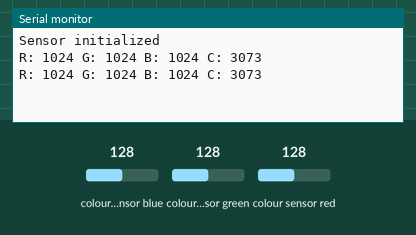
Recording of a sketch running on a simulated Arduino Uno, built with avr-gcc and run on an emulated ATmega328P. Parts: the last lines printed to the serial monitor. Inputs (shaded band) come from the test bench; at power-on: colour sensor blue 128, colour sensor green 128, colour sensor red 128.

Above: at 1.9 s.
2.0 s: colour sensor blue set to 5
At 3.0 s:
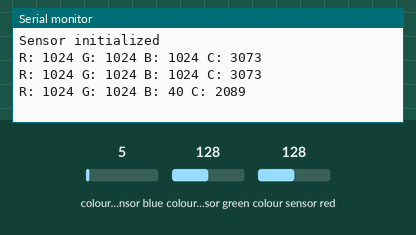
3.5 s: colour sensor green set to 5
At 4.7 s:
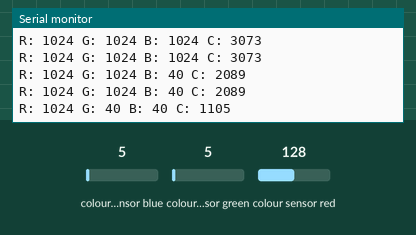
5.0 s: colour sensor red set to 5
At 6.2 s:
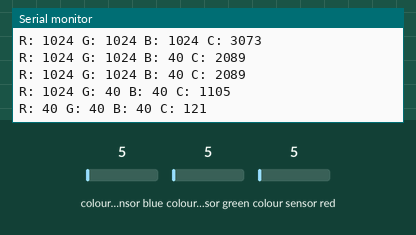
Timing chart, 0 to 8.0 s (numbered marks = the images above; inputs shaded):
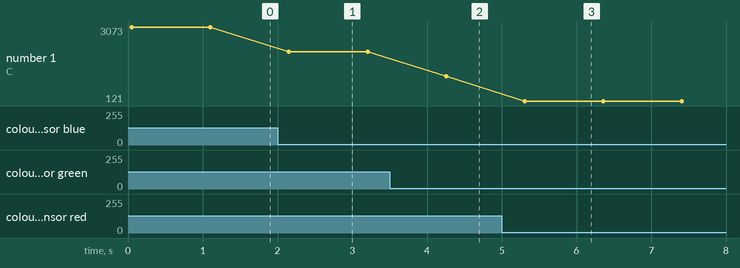

Measured:
- after the input at 2.0 s, the serial monitor: prints a new line after 0.15 s (image 1)
- after the input at 3.5 s, the serial monitor: prints a new line after 0.76 s (image 2)
- after the input at 5.0 s, the serial monitor: prints a new line after 0.31 s (image 3)
- plotted number 1: 3073 → 2089 after the input at 2.0 s, 2089 → 1105 after the input at 3.5 s, 1105 → 121 after the input at 5.0 s

The sketch:

01_color_sensor.ino
```cpp
#include <Wire.h>
#include "Adafruit_TCS34725.h"

Adafruit_TCS34725 tcs = Adafruit_TCS34725();
uint16_t color_data[4];

void print_color_data(uint16_t *data);

void setup() {
  Serial.begin(9600);

  if (tcs.begin()) {
    Serial.println("Sensor initialized");
  }
  else {
    Serial.println("Sensor not found");
    while (1);
  }
}

void loop() {
  tcs.getRawData(&color_data[0], &color_data[1], &color_data[2], &color_data[3]);
  print_color_data(color_data);
  delay(1000);
}

void print_color_data(uint16_t *data) {
  Serial.print("R: ");
  Serial.print(data[0], DEC);
  Serial.print(" ");
  Serial.print("G: ");
  Serial.print(data[1], DEC);
  Serial.print(" ");
  Serial.print("B: ");
  Serial.print(data[2], DEC);
  Serial.print(" ");
  Serial.print("C: ");
  Serial.print(data[3], DEC);
  Serial.println(" ");
}
```
